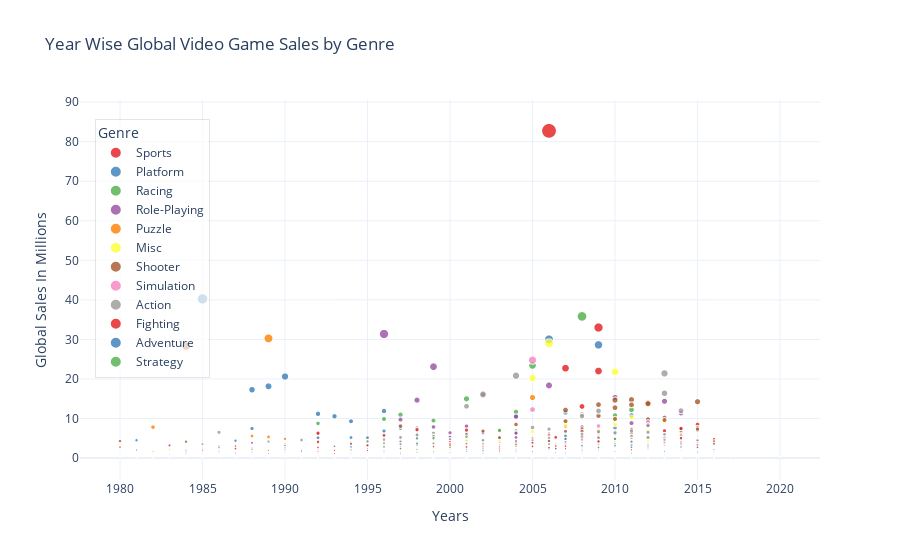

Notebook cell for this chart:
### Code cell
# Generate scatter plot with customizations
fig = px.scatter(
    df,
    x="Year",
    y="Global_Sales",
    color="Genre",
    size='Global_Sales',
    hover_data=['Name'],
    title="Year Wise Global Video Game Sales by Genre",
    labels={'Year':'Years', 'Global_Sales':'Global Sales In Millions'},
    template='plotly_white',  # Use a dark template for better contrast
    color_discrete_sequence=px.colors.qualitative.Set1,  # Use qualitative color scheme
    size_max=15,  # Set maximum marker size
    opacity=0.8,  # Adjust marker opacity
)

# Update legend position and appearance
fig.update_layout(
    legend=dict(
        title='Genre',  # Add title to legend
        yanchor="top",  # Align legend to the top
        y=0.95,
        xanchor="left",
        x=0.02,
        bgcolor='rgba(255,255,255,0.7)',
        bordercolor='rgba(0,0,0,0.1)',
        borderwidth=1,
    )
)

# Show the plot
fig.show()

### Figure 1 — Plotly figure (JSON) as saved in the notebook; plotly's stock layout.template omitted (floating-point values rounded to 4 significant figures; data arrays with more than 128 entries replaced by an {"elided": "..."} marker saying what was removed)
{"data": [{"customdata": {"elided": "2346x1 str values"}, "hovertemplate": "Genre=Sports<br>Years=%{x}<br>Global Sales In Millions=%{marker.size}<br>Name=%{customdata[0]}<extra></extra>", "legendgroup": "Sports", "marker": {"color": "rgb(228,26,28)", "opacity": 0.8, "size": {"elided": "2346 float values"}, "sizemode": "area", "sizeref": 0.3677, "symbol": "circle"}, "mode": "markers", "name": "Sports", "showlegend": true, "type": "scattergl", "x": {"elided": "2346 float values"}, "xaxis": "x", "y": {"elided": "2346 float values"}, "yaxis": "y"}, {"customdata": {"elided": "886x1 str values"}, "hovertemplate": "Genre=Platform<br>Years=%{x}<br>Global Sales In Millions=%{marker.size}<br>Name=%{customdata[0]}<extra></extra>", "legendgroup": "Platform", "marker": {"color": "rgb(55,126,184)", "opacity": 0.8, "size": {"elided": "886 float values"}, "sizemode": "area", "sizeref": 0.3677, "symbol": "circle"}, "mode": "markers", "name": "Platform", "showlegend": true, "type": "scattergl", "x": {"elided": "886 float values"}, "xaxis": "x", "y": {"elided": "886 float values"}, "yaxis": "y"}, {"customdata": {"elided": "1249x1 str values"}, "hovertemplate": "Genre=Racing<br>Years=%{x}<br>Global Sales In Millions=%{marker.size}<br>Name=%{customdata[0]}<extra></extra>", "legendgroup": "Racing", "marker": {"color": "rgb(77,175,74)", "opacity": 0.8, "size": {"elided": "1249 float values"}, "sizemode": "area", "sizeref": 0.3677, "symbol": "circle"}, "mode": "markers", "name": "Racing", "showlegend": true, "type": "scattergl", "x": {"elided": "1249 float values"}, "xaxis": "x", "y": {"elided": "1249 float values"}, "yaxis": "y"}, {"customdata": {"elided": "1488x1 str values"}, "hovertemplate": "Genre=Role-Playing<br>Years=%{x}<br>Global Sales In Millions=%{marker.size}<br>Name=%{customdata[0]}<extra></extra>", "legendgroup": "Role-Playing", "marker": {"color": "rgb(152,78,163)", "opacity": 0.8, "size": {"elided": "1488 float values"}, "sizemode": "area", "sizeref": 0.3677, "symbol": "circle"}, "mode": "markers", "name": "Role-Playing", "showlegend": true, "type": "scattergl", "x": {"elided": "1488 float values"}, "xaxis": "x", "y": {"elided": "1488 float values"}, "yaxis": "y"}, {"customdata": {"elided": "582x1 str values"}, "hovertemplate": "Genre=Puzzle<br>Years=%{x}<br>Global Sales In Millions=%{marker.size}<br>Name=%{customdata[0]}<extra></extra>", "legendgroup": "Puzzle", "marker": {"color": "rgb(255,127,0)", "opacity": 0.8, "size": {"elided": "582 float values"}, "sizemode": "area", "sizeref": 0.3677, "symbol": "circle"}, "mode": "markers", "name": "Puzzle", "showlegend": true, "type": "scattergl", "x": {"elided": "582 float values"}, "xaxis": "x", "y": {"elided": "582 float values"}, "yaxis": "y"}, {"customdata": {"elided": "1739x1 str values"}, "hovertemplate": "Genre=Misc<br>Years=%{x}<br>Global Sales In Millions=%{marker.size}<br>Name=%{customdata[0]}<extra></extra>", "legendgroup": "Misc", "marker": {"color": "rgb(255,255,51)", "opacity": 0.8, "size": {"elided": "1739 float values"}, "sizemode": "area", "sizeref": 0.3677, "symbol": "circle"}, "mode": "markers", "name": "Misc", "showlegend": true, "type": "scattergl", "x": {"elided": "1739 float values"}, "xaxis": "x", "y": {"elided": "1739 float values"}, "yaxis": "y"}, {"customdata": {"elided": "1310x1 str values"}, "hovertemplate": "Genre=Shooter<br>Years=%{x}<br>Global Sales In Millions=%{marker.size}<br>Name=%{customdata[0]}<extra></extra>", "legendgroup": "Shooter", "marker": {"color": "rgb(166,86,40)", "opacity": 0.8, "size": {"elided": "1310 float values"}, "sizemode": "area", "sizeref": 0.3677, "symbol": "circle"}, "mode": "markers", "name": "Shooter", "showlegend": true, "type": "scattergl", "x": {"elided": "1310 float values"}, "xaxis": "x", "y": {"elided": "1310 float values"}, "yaxis": "y"}, {"customdata": {"elided": "867x1 str values"}, "hovertemplate": "Genre=Simulation<br>Years=%{x}<br>Global Sales In Millions=%{marker.size}<br>Name=%{customdata[0]}<extra></extra>", "legendgroup": "Simulation", "marker": {"color": "rgb(247,129,191)", "opacity": 0.8, "size": {"elided": "867 float values"}, "sizemode": "area", "sizeref": 0.3677, "symbol": "circle"}, "mode": "markers", "name": "Simulation", "showlegend": true, "type": "scattergl", "x": {"elided": "867 float values"}, "xaxis": "x", "y": {"elided": "867 float values"}, "yaxis": "y"}, {"customdata": {"elided": "3316x1 str values"}, "hovertemplate": "Genre=Action<br>Years=%{x}<br>Global Sales In Millions=%{marker.size}<br>Name=%{customdata[0]}<extra></extra>", "legendgroup": "Action", "marker": {"color": "rgb(153,153,153)", "opacity": 0.8, "size": {"elided": "3316 float values"}, "sizemode": "area", "sizeref": 0.3677, "symbol": "circle"}, "mode": "markers", "name": "Action", "showlegend": true, "type": "scattergl", "x": {"elided": "3316 float values"}, "xaxis": "x", "y": {"elided": "3316 float values"}, "yaxis": "y"}, {"customdata": {"elided": "848x1 str values"}, "hovertemplate": "Genre=Fighting<br>Years=%{x}<br>Global Sales In Millions=%{marker.size}<br>Name=%{customdata[0]}<extra></extra>", "legendgroup": "Fighting", "marker": {"color": "rgb(228,26,28)", "opacity": 0.8, "size": {"elided": "848 float values"}, "sizemode": "area", "sizeref": 0.3677, "symbol": "circle"}, "mode": "markers", "name": "Fighting", "showlegend": true, "type": "scattergl", "x": {"elided": "848 float values"}, "xaxis": "x", "y": {"elided": "848 float values"}, "yaxis": "y"}, {"customdata": {"elided": "1286x1 str values"}, "hovertemplate": "Genre=Adventure<br>Years=%{x}<br>Global Sales In Millions=%{marker.size}<br>Name=%{customdata[0]}<extra></extra>", "legendgroup": "Adventure", "marker": {"color": "rgb(55,126,184)", "opacity": 0.8, "size": {"elided": "1286 float values"}, "sizemode": "area", "sizeref": 0.3677, "symbol": "circle"}, "mode": "markers", "name": "Adventure", "showlegend": true, "type": "scattergl", "x": {"elided": "1286 float values"}, "xaxis": "x", "y": {"elided": "1286 float values"}, "yaxis": "y"}, {"customdata": {"elided": "681x1 str values"}, "hovertemplate": "Genre=Strategy<br>Years=%{x}<br>Global Sales In Millions=%{marker.size}<br>Name=%{customdata[0]}<extra></extra>", "legendgroup": "Strategy", "marker": {"color": "rgb(77,175,74)", "opacity": 0.8, "size": {"elided": "681 float values"}, "sizemode": "area", "sizeref": 0.3677, "symbol": "circle"}, "mode": "markers", "name": "Strategy", "showlegend": true, "type": "scattergl", "x": {"elided": "681 float values"}, "xaxis": "x", "y": {"elided": "681 float values"}, "yaxis": "y"}], "layout": {"legend": {"bgcolor": "rgba(255,255,255,0.7)", "bordercolor": "rgba(0,0,0,0.1)", "borderwidth": 1, "itemsizing": "constant", "title": {"text": "Genre"}, "tracegroupgap": 0, "x": 0.02, "xanchor": "left", "y": 0.95, "yanchor": "top"}, "title": {"text": "Year Wise Global Video Game Sales by Genre"}, "xaxis": {"anchor": "y", "domain": [0, 1], "title": {"text": "Years"}}, "yaxis": {"anchor": "x", "domain": [0, 1], "title": {"text": "Global Sales In Millions"}}}}
